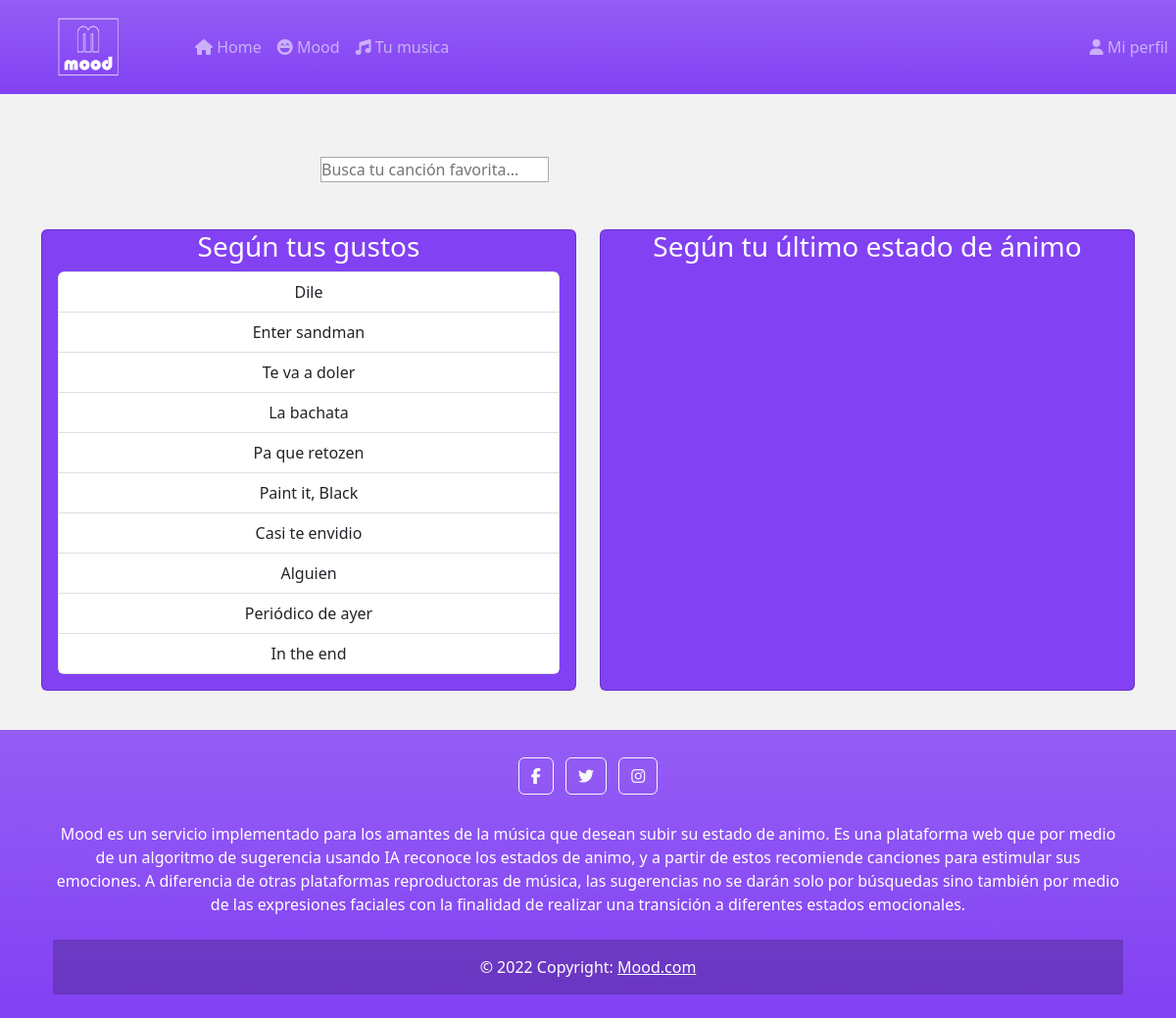
Screenshot of / (signed in) with the database file from the repository.
### main/models.py (models this page shows, shortened)
class Cancion(models.Model):
    nombre=models.CharField(max_length=25, null=False,blank=False)
    audio=models.FileField(upload_to='audios/')
    imagen=models.CharField(max_length=150,null=True,blank=True)
    duracion=models.IntegerField(null=False,blank=False)
    frecuencia=models.IntegerField(null=True,blank=True)
    idioma=models.CharField(max_length=15,null=False,blank=False)
    intensidad_feliz=models.IntegerField(null=True,blank=True)
    intensidad_triste=models.IntegerField(null=True,blank=True)
    intensidad_enojo=models.IntegerField(null=True,blank=True)
    class Meta:
        verbose_name = "cancion"
        verbose_name_plural = "canciones"
        db_table = "cancion"

### main/views.py (the view, shortened to what this page needs)
# urls.py: path('', views.home_page, name='home'), # Esta se debe cambiar a que dirija al login de primerazo
@login_required(login_url='/login/')
def home_page(request): # Views para la home page
    cancionesGustos = recomByLikes(request)
    ultima=Playlist.objects.get(id_perfil__usuario=request.user,nombre="ultima")
    cancionesUltimo=Playlist_Cancion.objects.filter(id_playlist=ultima)
    listaCancionesGustos = []
    for cancion in cancionesGustos:
        dictio = {"nombre":cancion.nombre,
        "audio": cancion.audio.url,
        "imagen": cancion.imagen,
        "duracion": cancion.duracion
        }
        listaCancionesGustos.append(dictio)
    listaCancionesUltimo = []
    contexto = {'listaCancionesUltimo':listaCancionesUltimo, 'listaCancionesGustos':listaCancionesGustos}
    return render(request, template_name='home.html', context=contexto)

### main/views.py (called while the page is built)
def recomByLikes(request):
    gustos=Genero_Favorito.objects.filter(id_perfil__usuario=request.user)
    gustos=[gusto.id_genero.nombre for gusto in gustos]
    cancionesPosibles=Genero_Cancion.objects.filter(id_genero__nombre__in=gustos)
    canciones=[]
    while(len(canciones)<15 and cancionesPosibles.count()>0):
        cancion = random.choice(cancionesPosibles)
        canciones.append(cancion.id_cancion)
        cancionesPosibles=cancionesPosibles.exclude(id_cancion__nombre__exact=cancion.id_cancion.nombre)
    return canciones

### main/templates/home.html (shortened to what this page needs)
{% extends 'base.html' %}
{% block content %}
    <div class="container mt-5 pt-3 mb-5" >
        <div class="col-md-6 mx-auto">
            <div id="autocomplete" class="autocomplete">
                <input class="autocomplete-input" style="border: 1px solid #aaa;" placeholder="Busca tu canción favorita..." />
            </div>
        </div>
    </div>
    <div class="playlist-container row justify-content-center" style="margin-bottom: 2.5em;">
        <div class="col-11 col-sm-11 col-lg-6">
            <div class="card text-center h-100" style="background-color: #8241F3;">
                <div class="card-body d-flex flex-column justify-content-end pt-0">
                    <div class="title-container my-auto">
                        <h3 class="card-title" style="color: white;">Según tus gustos</h3>
                    </div>
                    <div class="list-group" style="height: 411px; overflow: auto;">
                        {% if listaCancionesGustos %}
                            {% for cancion in listaCancionesGustos %}
                                <button type="button" class="list-group-item list-group-item-action" onclick="loadSong('{{cancion.audio}}', '{{cancion.nombre}}', '{{cancion.imagen}}', '{{cancion.duracion}}', '{{forloop.counter0}}', {{listaCancionesGustos}})">{{cancion.nombre}}</button>
                            {% endfor %}
                        {% endif %}
                    </div>
                </div>
            </div>
        </div>
        <div class="col-11 col-sm-11 col-lg-6">
            <div class="card text-center" style="background-color: #8241F3;">
                <div class="card-body pt-0">
                    <h3 class="card-title" style="color:white;">Según tu último estado de ánimo</h3>
                    <div class="list-group" style="height: 411px; overflow: auto;">
                    </div>
                </div>
            </div>
        </div>
    </div>
{% endblock %}

### main/templates/base.html (shortened to what this page needs)
<!doctype html>
<html lang="en">
    <head>
        <link href="https://cdn.jsdelivr.net/npm/bootstrap@5.2.0/dist/css/bootstrap.min.css" rel="stylesheet">
        <link rel="stylesheet" href="https://unpkg.com/@trevoreyre/autocomplete-js/dist/style.css"/>
        <link rel="stylesheet" href="https://cdnjs.cloudflare.com/ajax/libs/bootstrap-select/1.14.0-beta2/css/bootstrap-select.min.css"
 />
    </head>
    <body style="background: #F2F2F2;" class="d-flex flex-column min-vh-100">
        {% include 'includes/navbar.html' %}
        <div class="container">
        {% block content %}{% endblock %}
        </div>
        {% include 'includes/footer.html' %}
    </body>
</html>

### main/templates/includes/navbar.html (shortened to what this page needs)
<nav class="navbar navbar-expand-md navbar-dark bg-gradient" style="background: #8241F3;">
    {% if MOOD %}
        <button type="button" class="navbar-brand" data-bs-toggle="modal" data-bs-target="#satisfactionForm" style="padding-left: 15px; border: none; background-color: transparent;" id="btn-logo"><img src="../../../static/logoW.png" alt="Logo" style="width: 90px; margin-left: 30px; margin-top: -10px; margin-bottom: -10px;"></button>
    {% else %}
        <a class="navbar-brand" href="{% url 'home' %}" style="padding-left: 15px;"><img src="../../../static/LogoBlancoMood.png" alt="Logo" style="width: 90px; margin-left: 30px; margin-top: -10px; margin-bottom: -10px;"></a>
    {% endif %}
    <div class="collapse navbar-collapse" id="navbarNav" style="padding-left: 25px;">
        <ul class="navbar-nav me-auto">
            <li class="nav-item">
                {% if MOOD %}
                    <button type="button" class="nav-link" data-bs-toggle="modal" data-bs-target="#satisfactionForm" id="btn-home" style="border: none; background-color: transparent;"><i class="fas fa-home"></i> Home</button>
                {% else %}
                    <a class="nav-link" href="{% url 'home' %}"><i class="fas fa-home"></i> Home</a>
                {% endif %}
            </li>
            <li class="nav-item">
                {% if MOOD %}
                    <button type="button" class="nav-link" data-bs-toggle="modal" data-bs-target="#satisfactionForm" id="btn-mood" style="border: none; background-color: transparent;"><i class="fas fa-laugh-beam"></i> Mood</button>
                {% else %}
                    <a class="nav-link" href="{% url 'mood' %}"><i class="fas fa-laugh-beam"></i> Mood</a>
                {% endif %}
            </li>
            <li class="nav-item">
                {% if MOOD %}
                    <button type="button" class="nav-link" data-bs-toggle="modal" data-bs-target="#satisfactionForm" id="btn-tmu" style="border: none; background-color: transparent;"><i class="fas fa-music"></i> Tu musica</button>
                {% else %}
                    <a class="nav-link" href="{% url 'tuMusica' %}"><i class="fas fa-music"></i> Tu musica</a>
                {% endif %}
            </li>
        </ul>
        <ul class="navbar-nav">
            <li class="nav-item">
                {% if MOOD %}
                    <button type="button" class="nav-link" data-bs-toggle="modal" data-bs-target="#satisfactionForm" id="btn-perf" style="border: none; background-color: transparent;"><i class="fas fa-user"></i> Mi perfil</button>
                {% else %}
                    <a class="nav-link" href="{% url 'miPerfil' %}"><i class="fas fa-user"></i> Mi perfil</a>
                {% endif %}
            </li>
        </ul>
    </div>
</nav>

### main/templates/includes/footer.html
<footer class="text-center text-white bg-gradient mt-auto" style="background: #8241F3;">
    <div class="container p-4">
      <section class="mb-4">
        <a class="btn btn-outline-light btn-floating m-1" target="_blank" href="https://www.facebook.com/Mood-110982605057939/" role="button"><i class="fab fa-facebook-f"></i></a>
        <a class="btn btn-outline-light btn-floating m-1" target="_blank" href="https://twitter.com/ApplicationMood" role="button"  ><i class="fab fa-twitter"></i></a>
        <a class="btn btn-outline-light btn-floating m-1" target="_blank" href="https://www.instagram.com/mood_application/" role="button"  ><i class="fab fa-instagram"></i></a>
      </section>
      <section class="mb-4">
        <p>
            Mood es un servicio implementado para los amantes de la música que desean subir su estado de animo. Es una plataforma web que por medio de un algoritmo de sugerencia usando IA reconoce los estados de animo, y a partir de estos recomiende canciones para estimular sus emociones. A diferencia de otras plataformas reproductoras de música, las sugerencias no se darán solo por búsquedas sino también por medio de las expresiones faciales con la finalidad de realizar una transición a diferentes estados emocionales.
        </p>
      </section>
    <div class="text-center p-3" style="background-color: rgba(0, 0, 0, 0.2);">
      © 2022 Copyright:
      <a class="text-white" href="">Mood.com</a>
    </div>
  </footer>

### main/templates/includes/player.html (style rules this page uses)
* { box-sizing: border-box; margin: 0; padding: 0; }
body { overflow-x: hidden; }
p { margin: 0; }

### rows the page displays
Cancion: nombre "Dile"
Cancion: nombre "Enter sandman"
Cancion: nombre "Te va a doler"
Cancion: nombre "La bachata"
Cancion: nombre "Pa que retozen"
Cancion: nombre "Paint it, Black"
Cancion: nombre "Casi te envidio"
Cancion: nombre "Alguien"
Cancion: nombre "Periódico de ayer"
Cancion: nombre "In the end"
